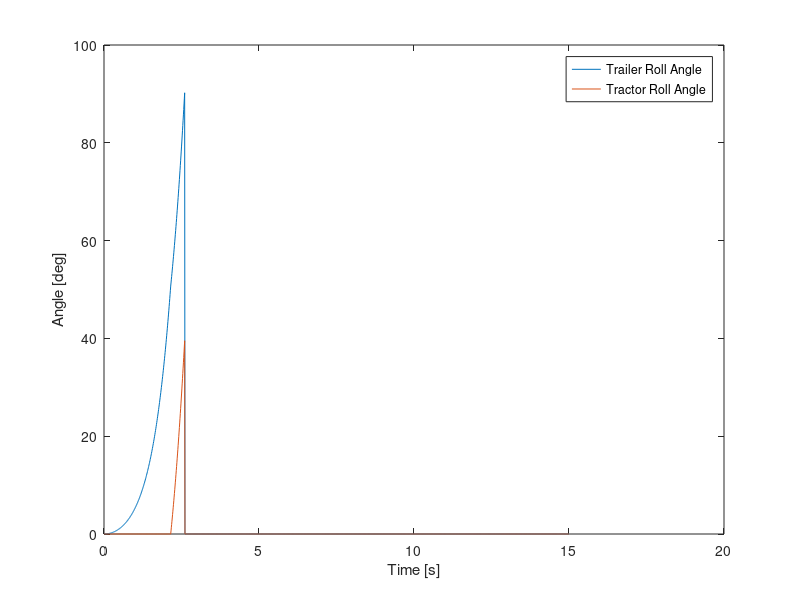

The MATLAB source for this figure: (Note: this script raises an error after producing the figure.)
%% Axicle_Tractor_Rollover_Dyn_ETS_v1.m
% 7/15/21
% S. Krug
% Notes:
%
% 7/15/21 - Initial start
%

clear all
close all
clc
%% Time Series Parameters
sampling_freq_hz = 100; %hz
time_step_s = 1/sampling_freq_hz; % s
total_run_time_s =15; % sec
time_s = linspace(0, total_run_time_s, sampling_freq_hz*total_run_time_s)';

%% Aero Calcs
%use allowable windspeed table as inputs for aero calculation?
v_mph = 85;
v_mps = v_mph*0.44704;
rho_kgpm3 = 1.225;


TRAC_Cd = 1.5;
TRAC_A_m2 = 21;

TRAIL_Cd = 1.65;
TRAIL_A_m2 = 66.42; %13.5ft x 53ft = 66.42 m^2

TRAC_Fd_N = 0.5*rho_kgpm3*(v_mps^2)*TRAC_Cd*TRAC_A_m2;
TRAIL_Fd_N = 0.5*rho_kgpm3*(v_mps^2)*TRAIL_Cd*TRAIL_A_m2;

%% Mass Properties
g_mps2 = 9.81;
slack_angle = 50; %angle in deg when tractor inertia is added on, and tractor plus trailer roll together at same rate.
%Tractor
TRAC_height_cg_m = 1.1;
TRAC_mass_kg = 6970;
TRAC_inertia_roll_kgm2 = 37500;
TRAC_trackwidth_m = 2.53;
TRAC_height_cp_m = 1.925;
TRAC_force_drag_N = TRAC_Fd_N;
TRAC_force_weight_N = g_mps2*TRAC_mass_kg;

%Trailer
TRAIL_height_cg_m = 2.1;
TRAIL_mass_kg = 22142;
TRAIL_inertia_roll_kgm2 = 95000;
TRAIL_trackwidth_m = 2.53;
TRAIL_height_cp_m = 2.18;
TRAIL_force_drag_N = TRAIL_Fd_N;
TRAIL_force_weight_N = g_mps2*TRAIL_mass_kg;

%% Variables & Inputs
%Tractor
TRAC_d_cg_y_m_i = TRAC_height_cg_m;
TRAC_d_cg_x_m_i = TRAC_trackwidth_m/2;
TRAC_theta_cg_rad_i = atan(TRAC_d_cg_x_m_i/TRAC_d_cg_y_m_i);

TRAC_d_cp_y_m_i = TRAC_height_cp_m;
TRAC_d_cp_x_m_i = TRAC_trackwidth_m/2;
TRAC_theta_cp_rad_i = atan(TRAC_d_cp_x_m_i/TRAC_d_cp_y_m_i);

%Trailer
TRAIL_d_cg_y_m_i = TRAIL_height_cg_m;
TRAIL_d_cg_x_m_i = TRAIL_trackwidth_m/2;
TRAIL_theta_cg_rad_i = atan(TRAIL_d_cg_x_m_i/TRAIL_d_cg_y_m_i);

TRAIL_d_cp_y_m_i = TRAIL_height_cp_m;
TRAIL_d_cp_x_m_i = TRAIL_trackwidth_m/2;
TRAIL_theta_cp_rad_i = atan(TRAIL_d_cp_x_m_i/TRAIL_d_cp_y_m_i);

%Inertias
TRAC_r_cg_m = TRAC_d_cg_x_m_i/(sin(TRAC_theta_cg_rad_i));
TRAC_I_pat_kgm2 = TRAC_inertia_roll_kgm2 + TRAC_mass_kg*TRAC_r_cg_m^2; %use this inertia

TRAIL_r_cg_m = TRAC_d_cg_x_m_i/(sin(TRAC_theta_cg_rad_i));
TRAIL_I_pat_kgm2 = TRAIL_inertia_roll_kgm2 + TRAIL_mass_kg*TRAIL_r_cg_m^2; %use this inertia
%Radii to calculate d_cg_x_m and d_cp_y_m during dynamic motion
TRAC_r_cp_m = TRAC_d_cp_x_m_i/(sin(TRAC_theta_cp_rad_i));
TRAIL_r_cp_m = TRAIL_d_cp_x_m_i/(sin(TRAIL_theta_cp_rad_i));

%% Time Domain Dynamics
% Trailer initiates rollover motion typically, so calculate that one first,
% then that inertia/energy addds to tractor, which already had 'some' force
% on it from original aerodynamics

% Calculate new angle instance
% if XXXX_tq_nm <0, no tip acceleration

%calculate angles for cp and cg, then calculate global "reference" angle,
%i.e. trailer/trac angles

%initialize vars
TRAC_tq_nm = zeros(length(time_s),1);
TRAC_d_cg_x_m = zeros(length(time_s),1);
TRAC_d_cp_y_m = zeros(length(time_s),1);
TRAC_alpha_rps2 = zeros(length(time_s),1);
TRAC_omega_rps = zeros(length(time_s),1);
TRAC_theta_cg_rad = zeros(length(time_s),1);
TRAC_theta_cp_rad = zeros(length(time_s),1);
TRAC_theta_cg_rad(1) = TRAC_theta_cg_rad_i; %first angle is static angle
TRAC_theta_cp_rad(1) = TRAC_theta_cp_rad_i; %first angle is static angle
TRAC_roll_angle_rad = zeros(length(time_s),1);
TRAC_roll_angle_rad(1) = 0; %first angle is static angle

TRAIL_tq_nm = zeros(length(time_s),1);
TRAIL_d_cg_x_m = zeros(length(time_s),1);
TRAIL_d_cp_y_m = zeros(length(time_s),1);
TRAIL_alpha_rps2 = zeros(length(time_s),1);
TRAIL_omega_rps = zeros(length(time_s),1);
TRAIL_theta_cg_rad = zeros(length(time_s),1);
TRAIL_theta_cp_rad = zeros(length(time_s),1);
TRAIL_theta_cg_rad(1) = TRAIL_theta_cg_rad_i; %first angle is static angle
TRAIL_theta_cp_rad(1) = TRAIL_theta_cp_rad_i; %first angle is static angle
TRAIL_roll_angle_rad = zeros(length(time_s),1);
TRAIL_roll_angle_rad(1) = 0; %first angle is static angle

% trailer_counter = zeros(length(time_s),1);
trailer_counter = 1;
TT_omega_rps = zeros(length(time_s),1);
TOTAL_tq_nm = zeros(length(time_s),1);
TOTAL_alpha_rps2 = zeros(length(time_s),1);
TOTAL_omega_rps = zeros(length(time_s),1);
TOTAL_roll_angle_rad = zeros(length(time_s),1);

% Assumes trailer ALWAYS initiates rollover
for t = 1:length(time_s)-1
    
    dt = time_s(t+1) - time_s(t);
    
    if (TRAIL_roll_angle_rad(t)*57.29) < slack_angle && trailer_counter == 1 %get the trailer up to speed first
        
        if t == 1
            TRAIL_tq_nm(t) = ((TRAIL_force_drag_N*TRAIL_d_cp_y_m_i)-(TRAIL_force_weight_N*TRAIL_d_cg_x_m_i));
            %TRAIL_tq_nm(t) = 0;
        else
            
            %TRAC_tq_nm(t) = ((TRAC_force_drag_N*TRAC_d_cp_y_m_i)-(TRAC_force_weight_N*TRAC_d_cg_x_m_i)); %fill array with tractor net torque
            
            TRAIL_d_cg_x_m(t) = sin(TRAIL_theta_cg_rad(t))*TRAIL_r_cg_m; %new moment arm for new cg torque
            TRAIL_d_cp_y_m(t) = cos(TRAIL_theta_cp_rad(t))*TRAIL_r_cp_m; %new moment arm for cp torque
            TRAIL_tq_nm(t) = (TRAIL_force_drag_N*TRAIL_d_cp_y_m(t))-(TRAIL_force_weight_N*TRAIL_d_cg_x_m(t));
        end
        
        %check if tq is negative, reset to zero tq for acceleration
        if TRAIL_tq_nm(t) < 0
            TRAIL_tq_nm(t) = 0;
        end
        
        %Angular Acceleration
        TRAIL_alpha_rps2(t+1) = TRAIL_tq_nm(t)/TRAIL_I_pat_kgm2;
        %Angular Rate
        TRAIL_omega_rps(t+1) = TRAIL_omega_rps(t)+TRAIL_alpha_rps2(t+1)*dt;
        %Angle Change
        
        %     TRAIL_theta_cg_rad(t+1) = TRAIL_theta_cg_rad(t)+TRAIL_omega_rps(t+1)*dt;
        %     TRAIL_theta_cp_rad(t+1) = TRAIL_theta_cp_rad(t)+TRAIL_omega_rps(t+1)*dt;
        
        %Resolved roll angle assuming start = 0deg
        TRAIL_roll_angle_rad(t+1) = TRAIL_roll_angle_rad(t)+TRAIL_omega_rps(t+1)*dt;
        %new angles?
        TRAIL_theta_cg_rad(t+1) = TRAIL_theta_cg_rad(1) - TRAIL_roll_angle_rad(t+1); %angles are decreasing..?
        TRAIL_theta_cp_rad(t+1) = TRAIL_theta_cp_rad(1) - TRAIL_roll_angle_rad(t+1); %angles are decreasing..?
        
        
        
    else %add in inertias from trailer
        
        if trailer_counter == 1
            %conservation of angular momentum, add trailer + tractor
            %using conservation of angular momentum, because when the slack
            %is all taken up, there is energy in the roll motion of the
            %trailer that is trasnferred to tractor + trailer, meaning it's
            %potentially easier to roll over
            %inertias together to get initial total rate L = I*omega
            momentum_initial = TRAIL_I_pat_kgm2*TRAIL_omega_rps(t);
            %TT_omega_rps = TRAIL_omega_rps; %add in previous rate built up by trailer initially
            TOTAL_I_kgm2 = TRAIL_I_pat_kgm2+TRAC_I_pat_kgm2;
            %TOTAL_omega_rps(t) = momentum_initial/(TOTAL_I_kgm2); %assuming tractor "instantly" accelerates to the rate
            TRAC_omega_rps(t) = momentum_initial/(TOTAL_I_kgm2);
            TRAIL_omega_rps(t) = momentum_initial/(TOTAL_I_kgm2);
            %imposed based on conservation of angular momentum. Trailer is
            %also traveling at this speed now, hence "total omega".
            %TRAIL_omega_rps(t) = TOTAL_omega_rps(t);
            transition_instance = t;
            
            TRAC_theta_cg_rad(transition_instance) = TRAC_theta_cg_rad_i; %angle AT start of transition
            TRAC_theta_cg_rad(transition_instance) = TRAC_theta_cp_rad_i; %angle AT start of transition
        end
        
        %         %initial net torque on tractor
        %         TRAC_tq_nm(t) = ((TRAC_force_drag_N*TRAC_d_cp_y_m_i)-(TRAC_force_weight_N*TRAC_d_cg_x_m_i));
        %
        % conservation of momentum calculation? energy transfer calc to get
        % intial rate?
        
        
        
        %Calculate individual components of moment arms
        TRAIL_d_cg_x_m(t) = sin(TRAIL_theta_cg_rad(t))*TRAIL_r_cg_m; %new moment arm for new cg torque
        TRAIL_d_cp_y_m(t) = cos(TRAIL_theta_cp_rad(t))*TRAIL_r_cp_m; %new moment arm for cp torque
        TRAC_d_cg_x_m(t) = sin(TRAC_theta_cg_rad(t))*TRAC_r_cg_m; %new moment arm for new cg torque
        TRAC_d_cp_y_m(t) = cos(TRAC_theta_cp_rad(t))*TRAC_r_cp_m; %new moment arm for cp torque
        %TRAIL_tq_nm(t) = (TRAIL_force_drag_N*TRAIL_d_cp_y_m(t))-(TRAIL_force_weight_N*TRAIL_d_cg_x_m(t));
        %Calculate individual components of torque w/ updated moment arms.
        
        
        
        trailer_torque = (TRAIL_force_drag_N*TRAIL_d_cp_y_m(t))-(TRAIL_force_weight_N*TRAIL_d_cg_x_m(t));
        
        if TRAC_roll_angle_rad(t) >= 0
            tractor_torque = (TRAC_force_drag_N*TRAC_d_cp_y_m(t))-(TRAC_force_weight_N*TRAC_d_cg_x_m(t));
            %         else % if tractor roll angle falls back down to 0, then use the tractor static torque
            %             tractor_torque = (TRAC_force_drag_N*TRAC_d_cp_y_m(transition_instance))-(TRAC_force_weight_N*TRAC_d_cg_x_m(transition_instance));
        else % if tractor roll angle falls back down to 0, then assume NO tractor torque
            tractor_torque = 0;
        end
        
        TOTAL_tq_nm(t) = trailer_torque + tractor_torque;
        
        
        
        %Angular Acceleration
        if TRAC_roll_angle_rad(t) >= 0 % for instance where tractor + trailer moving up
            %TOTAL_alpha_rps2(t+1) = TOTAL_tq_nm(t)/TOTAL_I_kgm2;
            TRAC_alpha_rps2(t+1) = TOTAL_tq_nm(t)/TOTAL_I_kgm2;
            TRAIL_alpha_rps2(t+1) = TOTAL_tq_nm(t)/TOTAL_I_kgm2;
        else% if tractor roll angle fell back down to below zero,
            %TOTAL_alpha_rps2(t+1) = TOTAL_tq_nm(t)/TRAIL_I_pat_kgm2;
            TRAC_alpha_rps2(t+1) = 0;
            TRAIL_alpha_rps2(t+1) = TOTAL_tq_nm(t)/TRAIL_I_pat_kgm2;
        end
        
        %Angular Rate
        if TRAC_roll_angle_rad >= 0 % for instance where tractor + trailer moving up
            %             TOTAL_omega_rps(t+1) = TOTAL_omega_rps(t)+TOTAL_alpha_rps2(t+1)*dt;
            %             TRAIL_omega_rps(t+1) = TOTAL_omega_rps(t)+TOTAL_alpha_rps2(t+1)*dt;
            TRAC_omega_rps(t+1) = TRAC_omega_rps(t)+TRAC_alpha_rps2(t+1)*dt;
            TRAIL_omega_rps(t+1) = TRAIL_omega_rps(t)+TRAIL_alpha_rps2(t+1)*dt;
            
        else % if tractor roll angle fell back down to below zero
            %             TRAC_omega_rps(t+1) = TOTAL_omega_rps(t)+TOTAL_alpha_rps2(t+1)*dt;
            TRAC_omega_rps(t+1) = 0;
            TRAIL_omega_rps(t+1) = TRAIL_omega_rps(t)+TRAIL_alpha_rps2(t+1)*dt;
        end
        
        %Angle
        if TRAC_roll_angle_rad(t) >= 0
            TRAC_roll_angle_rad(t+1) = TRAC_roll_angle_rad(t)+TRAC_omega_rps(t+1)*dt;
            TRAIL_roll_angle_rad(t+1) = TRAIL_roll_angle_rad(t) + TRAIL_omega_rps(t+1)*dt;
        else % if tractor roll angle fell back down to below zero
            TRAC_roll_angle_rad(t+1) = TRAC_roll_angle_rad(t); %just make it the previous angle that everything stopped at, slightly below zero
            %             TRAIL_roll_angle_add_rad(t+1) = TRAC_roll_angle_rad(t)+TOTAL_omega_rps(t+1)*dt;
            %             TRAIL_roll_angle_rad(t+1) = TRAIL_roll_angle_rad(transition_instance) + TRAIL_roll_angle_add_rad(t+1);
            TRAIL_roll_angle_rad(t+1) = TRAIL_roll_angle_rad(t) + TRAIL_omega_rps(t+1)*dt;
        end
        
        
        %new angles; take previous angle value once this part of the loop started and subtract the new delta
        %angle created based on the total angle change with total inertia
        %and torque
        
        TRAIL_theta_cg_rad(t+1) = TRAIL_theta_cg_rad(transition_instance) - TRAC_roll_angle_rad(t+1);
        TRAIL_theta_cp_rad(t+1) = TRAIL_theta_cp_rad(transition_instance) - TRAC_roll_angle_rad(t+1);
        TRAC_theta_cg_rad(t+1) = TRAC_theta_cg_rad(transition_instance) - TRAC_roll_angle_rad(t+1);
        TRAC_theta_cp_rad(t+1) = TRAC_theta_cp_rad(transition_instance) - TRAC_roll_angle_rad(t+1);
        
        % If trailer rolls over completely, terminate simulation
        if (TRAIL_roll_angle_rad(t+1)*57.29) > 90 || TRAIL_roll_angle_rad(t+1)*57.29 < 0
            break
        end
        
        %if tractor goes back down to zero AFTER already being rolled up
        %slightly, terminate simulation. Tractor is stuck at zero roll
        %angle, and trailer is just rolled on onto outer wheels and
        %maintaining angle with zero rate
        if TRAC_roll_angle_rad(t+1)*57.29 < 0
            TRAIL_alpha_rps2(t+1:end) = 0;
            TRAIL_omega_rps(t+1:end) = 0;
            TRAIL_roll_angle_rad(t+1:end) = TRAIL_roll_angle_rad(t);
            break
        end
        
        trailer_counter = trailer_counter+1;
        
    end
end



figure(1)
plot(time_s,TRAIL_roll_angle_rad*57.29, time_s, TRAC_roll_angle_rad*57.29)
legend({'Trailer Roll Angle','Tractor Roll Angle'})
ylabel('Angle [deg]')
xlabel('Time [s]')
Plotter(1)

figure(2)
plot(time_s,TRAIL_omega_rps*57.29,'LineWidth',10)
hold on
plot(time_s, TRAC_omega_rps*57.29,'LineWidth',3)
legend({'Trailer Roll Rate','Tractor Roll Rate'})
ylabel('Angular Rate [deg/s]')
xlabel('Time [s]')
Plotter(1)

figure(3)
plot(time_s,TRAIL_alpha_rps2*57.29,'LineWidth',10)
hold on
plot(time_s, TRAC_alpha_rps2*57.29,'LineWidth',3)
legend({'Trailer Angular Acceleration','Tractor Angular Acceleration'})
ylabel('Angular Acceleration [deg/s^2]')
xlabel('Time [s]')
Plotter(1)

figure(4)
scatter(TRAC_roll_angle_rad*57.29,TRAC_omega_rps*57.29,'LineWidth',10)
xlabel('Tractor Roll Angle [deg]')
ylabel('Tractor Roll Rate [deg/s]')
Plotter(1)
